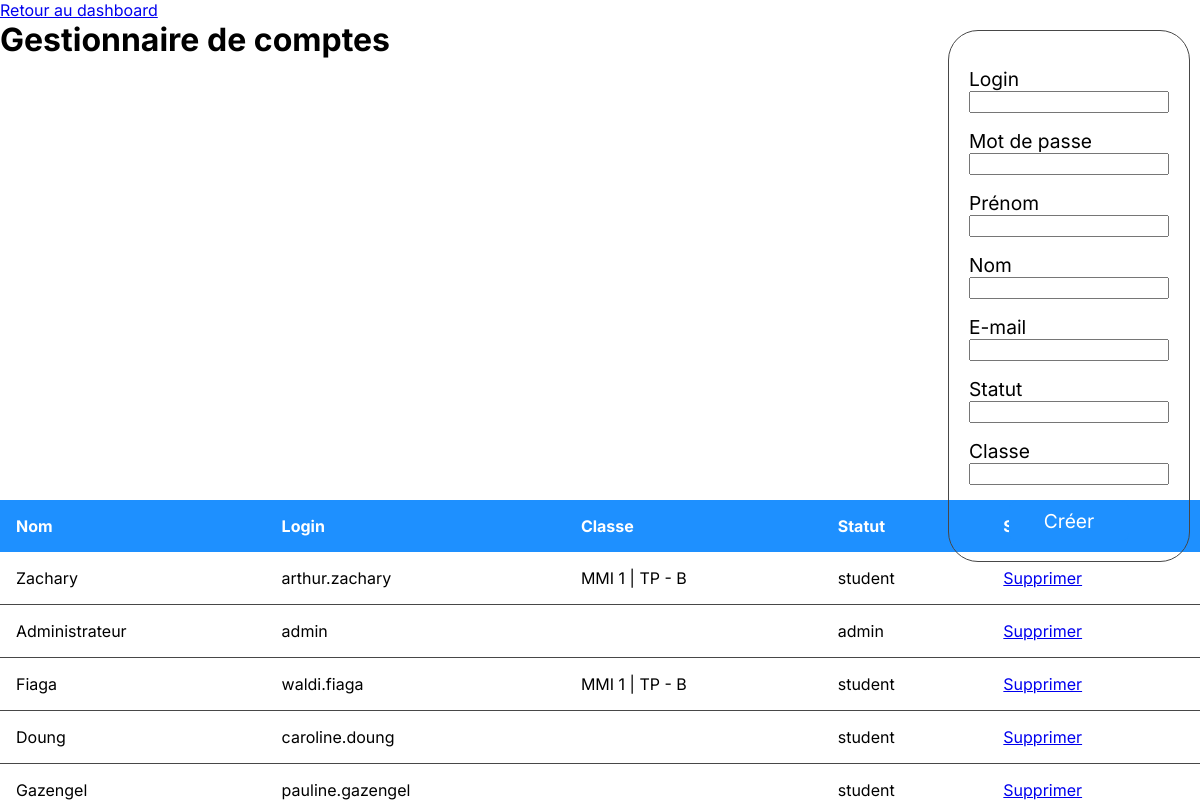
Before: /src/pages/gestion_comptes/gestion_comptes_controller.php with the older database file.
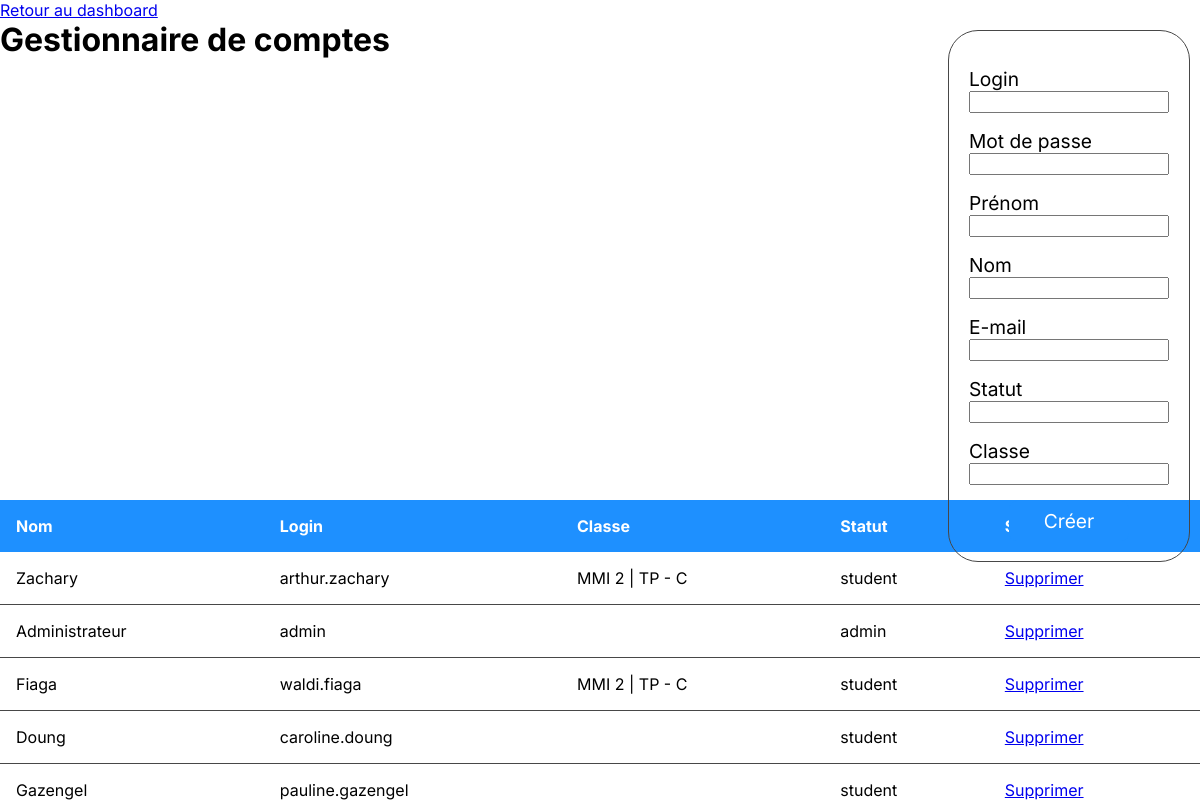
After: the same page with the newer database file.
### tables this page shows
CREATE TABLE `utilisateurs` (
  `id_utilisateur` int(11) NOT NULL,
  `mot_de_passe` varchar(255) NOT NULL,
  `prenom_utilisateur` varchar(120) NOT NULL,
  `nom_utilisateur` varchar(120) NOT NULL,
  `login` varchar(241) NOT NULL,
  `role_utilisateur` varchar(120) DEFAULT NULL,
  `mail_utilisateur` varchar(120) NOT NULL,
  `reset_token` varchar(255) DEFAULT NULL,
  `token_expiry` datetime DEFAULT NULL,
  `classe_id` int(11) DEFAULT NULL
);

### src/pages/gestion_comptes/gestion_comptes_controller.php (called while the page is built, shortened)
<?php
require_once('src/model.php');
$userModel = new UserModel();
$utilisateurs = $userModel->getAllUsers();
require_once('gestion_comptes_view.php');
?>

### src/model.php (called while the page is built, shortened)
<?php
class UserModel {
    private $db;
    public function __construct() {
        try {
            $this->db = new PDO('mysql:host=127.0.0.1;dbname=u972668351_ent;port=3306;charset=utf8', 'u972668351_root', '7?O|p6T!n');
        } catch (PDOException $e) {
            die("Erreur de connexion à la base de données : " . $e->getMessage());
        }
    }
    public function getAllUsers() {
        $requete = "SELECT * FROM utilisateurs";
        $stmt = $this->db->query($requete);
        return $stmt->fetchAll(PDO::FETCH_ASSOC);
    }
}

### src/pages/gestion_comptes/gestion_comptes_view.php (the view, shortened to what this page needs)
<!DOCTYPE html>
<html lang="fr">
<head>
    <link rel="stylesheet" href="src/root.css">
    <link rel="stylesheet" href="src/pages/gestion_comptes/styles/gestion_comptes.css">
</head>
<body>
    <a href="/dashboard">Retour au dashboard</a>
    <h1>Gestionnaire de comptes</h1>
    <section id="liste_utilisateurs">
        <table>
            <thead>
                <tr>
                    <th>Nom</th>
                    <th>Login</th>
                    <th>Classe</th>
                    <th>Statut</th>
                    <th>Supprimer</th>
                </tr>
            </thead>
            <tbody>
                <?php foreach ($utilisateurs as $row): ?>
                    <tr>
                        <td><?php echo htmlspecialchars($row['nom_utilisateur']); ?></td>
                        <td><?php echo htmlspecialchars($row['login']); ?></td>
                        <td><?php if($row["classe_id"]){
                            if($row["classe_id"] == 1){
                                echo "MMI 1 | TP - A";
                            } else if($row["classe_id"] == 2){
                                echo "MMI 1 | TP - B";
                            } else if($row["classe_id"] == 3){
                                echo "MMI 1 | TP - C";
                            } else if($row["classe_id"] == 4){
                                echo "MMI 1 | TP - D";
                            } else if($row["classe_id"] == 5){
                                echo "MMI 2 | TP - A";
                            } else if($row["classe_id"] == 6){
                                echo "MMI 2 | TP - B";
                            } else if($row["classe_id"] == 7){
                                echo "MMI 2 | TP - C";
                            } else if($row["classe_id"] == 8){
                                echo "MMI 1 | TP - D";
                            }
                        }?></td>
                        <td><?php echo htmlspecialchars($row['role_utilisateur']); ?></td>
                        <td><a href="/gestion-comptes&id=<?php echo $row['id_utilisateur']; ?>">Supprimer</a></td>
                    </tr>
                <?php endforeach; ?>
            </tbody>
        </table>
    </section>
    <section id="add_account">
        <form action="/gestion-comptes" method="post">
        <label for="login">Login</label>
            <input type="text" name="login" id="login" required>
            <label for="password">Mot de passe</label>
            <input type="password" name="password" id="password" required>
            <label for="prenom">Prénom</label>
            <input type="text" name="prenom" id="prenom" required>
            <label for="nom">Nom</label>
            <input type="text" name="nom" id="nom" required>
            <label for="email">E-mail</label>
            <input type="email" name="email" id="email" required>
            <label for="role">Statut</label>
            <input type="texte" name="role" id="role" required>
            <label for="class">Classe</label>
            <input type="text" name="class" id="class">
            <input type="submit" value="Créer">
        </form>
    </section>
</body>
</html>

### src/root.css (style rules this page uses)
* { box-sizing: border-box; margin: 0; }
:root { --main-font: 'Inter', sans-serif; --Noir: #09090B; --Noir-90: #09090Be6; --Noir-70: #09090Bb3; --Blanc: #F8F8F8; --Blanc-90: #F8F8F8e6; --Blanc-70: #F8F8F8b3; --bleu: #cfeaff; --bleu-2: #79cfff; --violet: #fcefff; --violet-2: #f0abfc; --rouge: #ffe0e0; --rouge-2: #ffa2a2; --vert: #e0eec9; --vert-2: #b2d581; --Radius-XXS: 4px; --Rad-XS: 8px; --Rad-S: 16px; --Rad-M: 24px; --Rad-L: 32px; --Rond: 100px; --Padding-XS: 6px; --Padding-S: 12px; --Padding-M: 18px; --Padding-L: 24px; --Padding-XL: 30px; --Gap-XS: 6px; --Gap\ S: 12px; --Gap\ M: 18px; --Gap\ L: 24px; --Gap\ XL: 30px; --GapN-XS: -6px; --GapN-S: -12px; --GapN-M: -18px; --GapN-L: -24px; --GapN-XL: -30px; --h1: 2.25rem; --h2: 1.88rem; --h3: 1.56rem; --h4: 1.25rem; --regular: 1rem; --bold: 1rem; --nav: 1rem; --micro: 0.75rem; }

### src/pages/gestion_comptes/styles/gestion_comptes.css (style rules this page uses)
* { font-family: var(--main-font); }
#add_account { border: solid rgb(71, 71, 71) 1px; border-radius: 30px; position: absolute; top: 30px; right: 10px; padding: 20px; display: flex; flex-direction: column; justify-content: center; align-items: center; }
#add_account form { width: fit-content; display: flex; flex-direction: column; justify-content: center; }
#add_account form label { font-size: 1.2rem; margin: 1rem 0 0 0; }
#add_account form input[type=submit] { width: 60%; padding: 0.5rem; border-radius: 0.5rem; border: none; background-color: #1e90ff; color: white; font-size: 1.2rem; cursor: pointer; margin: auto; margin-top: 1rem; }
#liste_utilisateurs { position: absolute; bottom: 0; height: 300px; overflow-y: scroll; width: 100%; }
#liste_utilisateurs table { width: 100%; height: 100%; border-collapse: collapse; }
#liste_utilisateurs table th { background-color: #1e90ff; color: white; padding: 1rem; text-align: left; }
#liste_utilisateurs table td { padding: 1rem; border-bottom: solid rgb(71, 71, 71) 1px; }

Changed rows visible on the page:
changed utilisateurs "Zachary": classe_id "MMI 1 | TP - B" → "MMI 2 | TP - C"
changed utilisateurs "Fiaga": classe_id "MMI 1 | TP - B" → "MMI 2 | TP - C"
